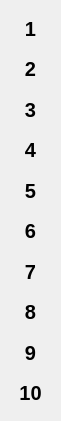
  <widget class="QWidget" name="order" native="true">
   <property name="geometry">
    <rect>
     <x>20</x>
     <y>300</y>
     <width>61</width>
     <height>421</height>
    </rect>
   </property>
   <layout class="QVBoxLayout" name="verticalLayout_2">
    <item>
     <widget class="QLabel" name="grade_1">
      <property name="font">
       <font>
        <pointsize>15</pointsize>
        <weight>75</weight>
        <bold>true</bold>
       </font>
      </property>
      <property name="styleSheet">
       <string notr="true"/>
      </property>
      <property name="text">
       <string>1</string>
      </property>
      <property name="alignment">
       <set>Qt::AlignCenter</set>
      </property>
     </widget>
    </item>
    <item>
     <widget class="QLabel" name="grade_4">
      <property name="font">
       <font>
        <pointsize>15</pointsize>
        <weight>75</weight>
        <bold>true</bold>
       </font>
      </property>
      <property name="text">
       <string>2</string>
      </property>
      <property name="alignment">
       <set>Qt::AlignCenter</set>
      </property>
     </widget>
    </item>
    <item>
     <widget class="QLabel" name="grade_3">
      <property name="font">
       <font>
        <pointsize>15</pointsize>
        <weight>75</weight>
        <bold>true</bold>
       </font>
      </property>
      <property name="text">
       <string>3</string>
      </property>
      <property name="alignment">
       <set>Qt::AlignCenter</set>
      </property>
     </widget>
    </item>
    <item>
     <widget class="QLabel" name="grade_11">
      <property name="font">
       <font>
        <pointsize>15</pointsize>
        <weight>75</weight>
        <bold>true</bold>
       </font>
      </property>
      <property name="text">
       <string>4</string>
      </property>
      <property name="alignment">
       <set>Qt::AlignCenter</set>
      </property>
     </widget>
    </item>
    <item>
     <widget class="QLabel" name="grade_5">
      <property name="font">
       <font>
        <pointsize>15</pointsize>
        <weight>75</weight>
        <bold>true</bold>
       </font>
      </property>
      <property name="text">
       <string>5</string>
      </property>
      <property name="alignment">
       <set>Qt::AlignCenter</set>
      </property>
     </widget>
    </item>
    <item>
     <widget class="QLabel" name="grade_6">
      <property name="font">
       <font>
        <pointsize>15</pointsize>
        <weight>75</weight>
        <bold>true</bold>
       </font>
      </property>
      <property name="text">
       <string>6</string>
      </property>
      <property name="alignment">
       <set>Qt::AlignCenter</set>
      </property>
     </widget>
    </item>
    <item>
     <widget class="QLabel" name="grade_7">
      <property name="font">
       <font>
        <pointsize>15</pointsize>
        <weight>75</weight>
        <bold>true</bold>
       </font>
      </property>
      <property name="text">
       <string>7</string>
      </property>
      <property name="alignment">
       <set>Qt::AlignCenter</set>
      </property>
     </widget>
    </item>
    <item>
     <widget class="QLabel" name="grade_8">
      <property name="font">
       <font>
        <pointsize>15</pointsize>
        <weight>75</weight>
        <bold>true</bold>
       </font>
      </property>
      <property name="text">
       <string>8</string>
      </property>
      <property name="alignment">
       <set>Qt::AlignCenter</set>
      </property>
     </widget>
    </item>
    <item>
     <widget class="QLabel" name="grade_9">
      <property name="font">
       <font>
        <pointsize>15</pointsize>
        <weight>75</weight>
        <bold>true</bold>
       </font>
      </property>
      <property name="text">
       <string>9</string>
      </property>
      <property name="alignment">
       <set>Qt::AlignCenter</set>
      </property>
     </widget>
    </item>
    <item>
     <widget class="QLabel" name="grade_10">
      <property name="font">
       <font>
        <pointsize>15</pointsize>
        <weight>75</weight>
        <bold>true</bold>
       </font>
      </property>
      <property name="text">
       <string>10</string>
      </property>
      <property name="alignment">
       <set>Qt::AlignCenter</set>
      </property>
     </widget>
    </item>
   </layout>
  </widget>
